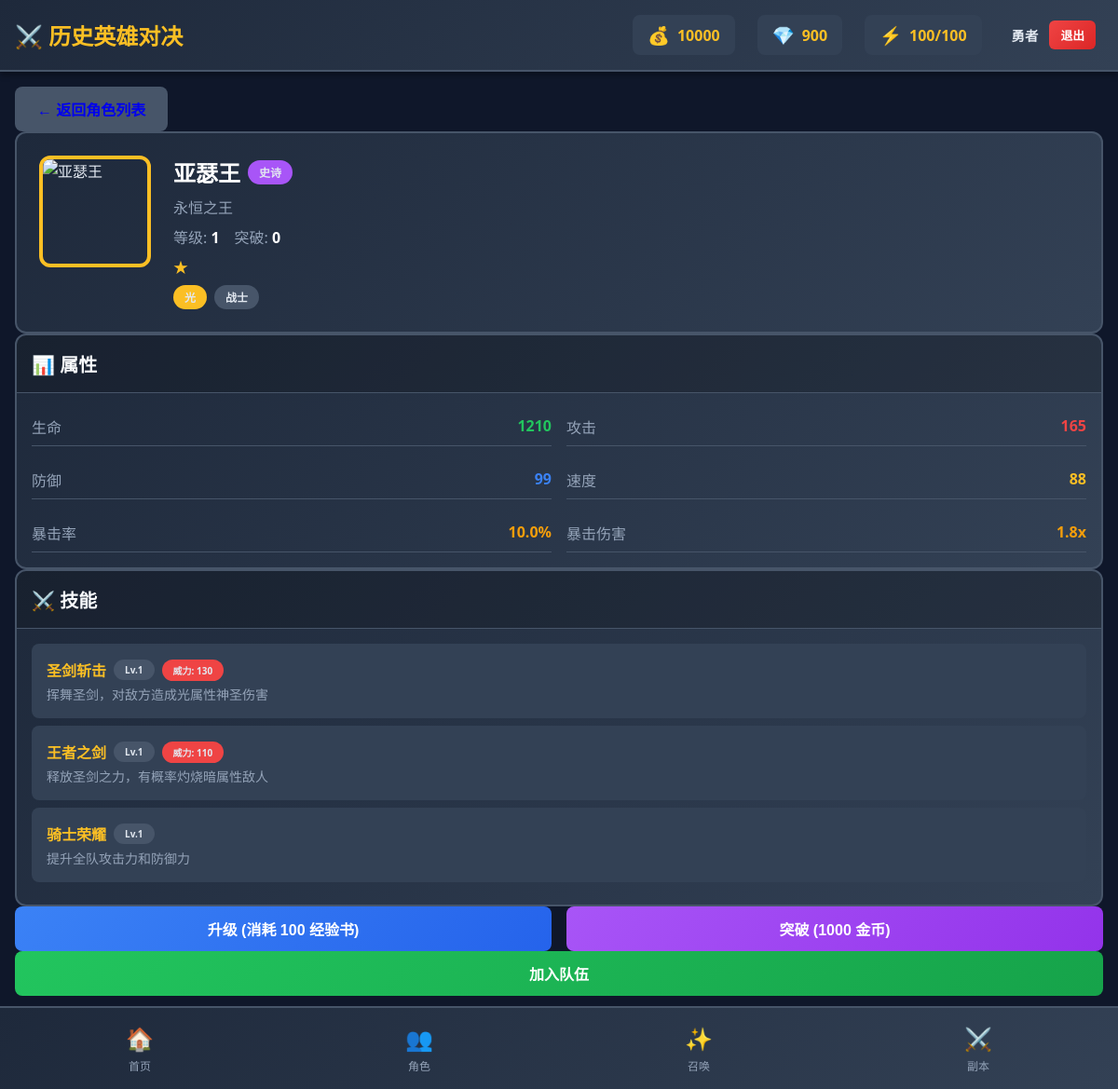
/character/1 (signed in), run on the app's committed database.
### models.py (models this page shows, shortened)
class Player(db.Model, UserMixin):
    __tablename__ = 'players'
    id = db.Column(db.Integer, primary_key=True, autoincrement=True)
    username = db.Column(db.String(64), unique=True, nullable=True, index=True)
    email = db.Column(db.String(120), unique=True, nullable=True, index=True)
    phone = db.Column(db.String(32), unique=True, nullable=True, index=True)
    password_hash = db.Column(db.String(256), nullable=True)
    name = db.Column(db.String(128), nullable=False, default='勇者')
    level = db.Column(db.Integer, nullable=False, default=1)
    exp = db.Column(db.Integer, nullable=False, default=0)
    exp_to_next = db.Column(db.Integer, nullable=False, default=100)
    gold = db.Column(db.Integer, nullable=False, default=10000)
    gems = db.Column(db.Integer, nullable=False, default=1000)
    exp_books = db.Column(db.Integer, nullable=False, default=0)
    summon_tickets = db.Column(db.Integer, nullable=False, default=10)
    energy = db.Column(db.Integer, nullable=False, default=100)
    max_energy = db.Column(db.Integer, nullable=False, default=100)
    last_energy_update = db.Column(db.DateTime, default=datetime.now)
    pity_count = db.Column(db.Integer, nullable=False, default=0)
    legendary_pity_count = db.Column(db.Integer, nullable=False, default=0)
    total_play_days = db.Column(db.Integer, nullable=False, default=1)
    last_login_date = db.Column(db.Date, default=date.today)
    created_at = db.Column(db.DateTime, default=datetime.now)
    updated_at = db.Column(db.DateTime, default=datetime.now, onupdate=datetime.now)
    characters = db.relationship('PlayerCharacter', backref='player', lazy='dynamic')
    team = db.relationship('PlayerTeam', backref='player', lazy='dynamic', order_by='PlayerTeam.slot')
    completed_stages = db.relationship('PlayerCompletedStage', backref='player', lazy='dynamic')
    daily_tasks = db.relationship('PlayerDailyTask', backref='player', lazy='dynamic')
    summon_history = db.relationship('SummonHistory', backref='player', lazy='dynamic')

### app.py (the view)
@app.route('/character/<int:instance_id>')
@login_required
def character_detail(instance_id):
    player = current_user
    char_instance = PlayerCharacter.query.get_or_404(instance_id)
    if char_instance.player_id != player.id:
        flash('无权查看该角色', 'error')
        return redirect(url_for('characters'))
    battle_char = get_battle_character(char_instance)
    if not battle_char:
        flash('角色不存在', 'error')
        return redirect(url_for('characters'))
    battle_char['instance_id'] = instance_id
    battle_char['breakthrough'] = char_instance.breakthrough
    is_in_team = any(t.character_instance_id == instance_id for t in player.team)
    return render_template('character_detail.html',
        player=player,
        character=battle_char,
        is_in_team=is_in_team,
        rarity_names=RARITY_NAMES,
        rarity_colors=RARITY_COLORS,
        element_names=ELEMENT_NAMES,
        element_colors=ELEMENT_COLORS,
        role_names=ROLE_NAMES
    )

### app.py (called while the page is built)
@login_manager.user_loader
def load_user(player_id):
    return Player.query.get(int(player_id))

def get_battle_character(character_instance):
    template = get_character_by_id(character_instance.character_id)
    if not template:
        return None
    stats = calculate_stats(
        template['stats'],
        character_instance.level,
        character_instance.stars,
        character_instance.breakthrough
    )
    return {
        'id': character_instance.id,
        'character_id': template['id'],
        'name': template['name'],
        'title': template['title'],
        'element': template['element'],
        'role_type': template['role_type'],
        'avatar': template['avatar'],
        'rarity': template['rarity'],
        'level': character_instance.level,
        'stars': character_instance.stars,
        'stats': stats,
        'current_stats': stats.copy(),
        'skills': template['skills']
    }

### game_data.py (called while the page is built)
def get_character_by_id(character_id):
    for char in ALL_CHARACTERS:
        if char['id'] == character_id:
            return char
    return None

def calculate_stats(base_stats, level, stars, breakthrough):
    level_multiplier = 1 + (level - 1) * 0.05
    star_multiplier = 1 + stars * 0.1
    breakthrough_multiplier = 1 + breakthrough * 0.15
    multiplier = level_multiplier * star_multiplier * breakthrough_multiplier
    return {
        'hp': int(base_stats['hp'] * multiplier),
        'max_hp': int(base_stats['hp'] * multiplier),
        'attack': int(base_stats['attack'] * multiplier),
        'defense': int(base_stats['defense'] * multiplier),
        'special_attack': int(base_stats.get('special_attack', base_stats['attack']) * multiplier),
        'special_defense': int(base_stats.get('special_defense', base_stats['defense']) * multiplier),
        'speed': int(base_stats['speed'] * multiplier),
        'crit_rate': base_stats.get('crit_rate', 0.05),
        'crit_damage': base_stats.get('crit_damage', 1.5)
    }

### templates/character_detail.html (shortened to what this page needs)
{% extends "base.html" %}
{% block content %}
<div class="space-y-4">
    <a href="{{ url_for('characters') }}" class="btn" style="background: #475569;">
        ← 返回角色列表
    </a>
    <div class="card">
        <div class="card-body" style="padding: 1.5rem;">
            <div style="display: flex; gap: 1.5rem; align-items: flex-start;">
                <div style="width: 120px; height: 120px; border-radius: 12px; overflow: hidden; border: 4px solid {{ element_colors[character.element] }};">
                    <img src="{{ character.avatar }}" alt="{{ character.name }}" style="width: 100%; height: 100%; object-fit: cover; object-position: top;">
                </div>
                <div style="flex: 1;">
                    <div style="display: flex; align-items: center; gap: 0.5rem; margin-bottom: 0.5rem;">
                        <h2 style="font-size: 1.5rem; font-weight: bold; color: white;">{{ character.name }}</h2>
                        <span class="badge bg-rarity-{{ character.rarity }}">{{ rarity_names[character.rarity] }}</span>
                    </div>
                    <p style="color: #94a3b8; margin-bottom: 0.5rem;">{{ character.title }}</p>
                    <div style="display: flex; gap: 1rem; margin-bottom: 0.5rem;">
                        <span style="color: #94a3b8;">等级: <span style="color: white; font-weight: bold;">{{ character.level }}</span></span>
                        <span style="color: #94a3b8;">突破: <span style="color: white; font-weight: bold;">{{ character.breakthrough }}</span></span>
                    </div>
                    <div style="color: #fbbf24; margin-bottom: 0.5rem;">
                        {% for i in range(character.stars) %}★{% endfor %}
                    </div>
                    <div style="display: flex; gap: 0.5rem;">
                        <span class="badge" style="background: {{ element_colors[character.element] }};">
                            {{ element_names[character.element] }}
                        </span>
                        <span class="badge" style="background: #475569;">
                            {{ role_names[character.role_type] }}
                        </span>
                    </div>
                </div>
            </div>
        </div>
    </div>
    <div class="card">
        <div class="card-header">
            <h3 class="card-title">📊 属性</h3>
        </div>
        <div class="card-body">
            <div class="grid grid-2">
                <div style="display: flex; justify-content: space-between; padding: 0.5rem 0; border-bottom: 1px solid #475569;">
                    <span style="color: #94a3b8;">生命</span>
                    <span style="color: #22c55e; font-weight: bold;">{{ character.stats.max_hp }}</span>
                </div>
                <div style="display: flex; justify-content: space-between; padding: 0.5rem 0; border-bottom: 1px solid #475569;">
                    <span style="color: #94a3b8;">攻击</span>
                    <span style="color: #ef4444; font-weight: bold;">{{ character.stats.attack }}</span>
                </div>
                <div style="display: flex; justify-content: space-between; padding: 0.5rem 0; border-bottom: 1px solid #475569;">
                    <span style="color: #94a3b8;">防御</span>
                    <span style="color: #3b82f6; font-weight: bold;">{{ character.stats.defense }}</span>
                </div>
                <div style="display: flex; justify-content: space-between; padding: 0.5rem 0; border-bottom: 1px solid #475569;">
                    <span style="color: #94a3b8;">速度</span>
                    <span style="color: #fbbf24; font-weight: bold;">{{ character.stats.speed }}</span>
                </div>
                <div style="display: flex; justify-content: space-between; padding: 0.5rem 0; border-bottom: 1px solid #475569;">
                    <span style="color: #94a3b8;">暴击率</span>
                    <span style="color: #f59e0b; font-weight: bold;">{{ (character.stats.crit_rate * 100)|round(1) }}%</span>
                </div>
                <div style="display: flex; justify-content: space-between; padding: 0.5rem 0; border-bottom: 1px solid #475569;">
                    <span style="color: #94a3b8;">暴击伤害</span>
                    <span style="color: #f59e0b; font-weight: bold;">{{ character.stats.crit_damage }}x</span>
                </div>
            </div>
        </div>
    </div>
    <div class="card">
        <div class="card-header">
            <h3 class="card-title">⚔️ 技能</h3>
        </div>
        <div class="card-body">
            {% for skill in character.skills %}
            <div style="padding: 1rem; background: #334155; border-radius: 8px; margin-bottom: 0.5rem;">
                <div style="display: flex; align-items: center; gap: 0.5rem; margin-bottom: 0.25rem;">
                    <span style="color: #fbbf24; font-weight: bold;">{{ skill.name }}</span>
                    <span class="badge" style="background: #475569; font-size: 0.625rem;">Lv.1</span>
                    {% if skill.power > 0 %}
                    <span class="badge" style="background: #ef4444; font-size: 0.625rem;">威力: {{ skill.power }}</span>
                    {% endif %}
                </div>
                <p style="font-size: 0.875rem; color: #94a3b8;">{{ skill.description }}</p>
            </div>
            {% endfor %}
        </div>
    </div>
    <div class="grid grid-2" style="gap: 1rem;">
        <button onclick="levelUp()" class="btn btn-primary btn-block">
            升级 (消耗 100 经验书)
        </button>
        <button onclick="breakthrough()" class="btn btn-purple btn-block"
                {% if character.breakthrough >= 5 %}disabled{% endif %}>
            突破 ({{ (character.breakthrough + 1) * 1000 }} 金币)
        </button>
    </div>
    <button onclick="toggleTeam()" class="btn btn-block {% if is_in_team %}btn-danger{% else %}btn-success{% endif %}">
        {% if is_in_team %}移出队伍{% else %}加入队伍{% endif %}
    </button>
</div>
{% endblock %}

### templates/base.html (shortened to what this page needs)
<!DOCTYPE html>
<html lang="zh-CN">
<head>
    <link rel="stylesheet" href="{{ url_for('static', filename='css/style.css') }}">
</head>
<body>
    {% if player %}
    <nav class="navbar">
        <div class="navbar-content">
            <a href="{{ url_for('index') }}" class="navbar-brand">
                ⚔️ 历史英雄对决
            </a>
            <div class="navbar-resources">
                <div class="resource-item">
                    <span class="resource-icon">💰</span>
                    <span class="resource-value">{{ player.gold }}</span>
                </div>
                <div class="resource-item">
                    <span class="resource-icon">💎</span>
                    <span class="resource-value">{{ player.gems }}</span>
                </div>
                <div class="resource-item">
                    <span class="resource-icon">⚡</span>
                    <span class="resource-value">{{ player.energy }}/{{ player.max_energy }}</span>
                </div>
                <div class="resource-item user-info">
                    <span class="user-name">{{ player.name }}</span>
                    <a href="{{ url_for('logout') }}" class="logout-btn" onclick="return confirm('确定要退出登录吗？')">退出</a>
                </div>
            </div>
        </div>
    </nav>
    {% endif %}
    <main class="main-content">
        {% block content %}{% endblock %}
    </main>
    {% if player %}
    <nav class="bottom-nav">
        <a href="{{ url_for('index') }}" class="nav-item {% if request.endpoint == 'index' %}active{% endif %}">
            <span class="nav-icon">🏠</span>
            <span class="nav-label">首页</span>
        </a>
        <a href="{{ url_for('characters') }}" class="nav-item {% if request.endpoint == 'characters' %}active{% endif %}">
            <span class="nav-icon">👥</span>
            <span class="nav-label">角色</span>
        </a>
        <a href="{{ url_for('summon') }}" class="nav-item {% if request.endpoint == 'summon' %}active{% endif %}">
            <span class="nav-icon">✨</span>
            <span class="nav-label">召唤</span>
        </a>
        <a href="{{ url_for('stages') }}" class="nav-item {% if request.endpoint == 'stages' %}active{% endif %}">
            <span class="nav-icon">⚔️</span>
            <span class="nav-label">副本</span>
        </a>
    </nav>
    {% endif %}
</body>
</html>

### static/css/style.css (style rules this page uses)
* { margin: 0; padding: 0; box-sizing: border-box; }
body { font-family: 'Segoe UI', Tahoma, Geneva, Verdana, sans-serif; background-color: #0f172a; color: #e2e8f0; min-height: 100vh; }
.navbar { background: linear-gradient(135deg, #1e293b 0%, #334155 100%); padding: 1rem; position: sticky; top: 0; z-index: 100; border-bottom: 2px solid #475569; box-shadow: 0 4px 6px rgba(0, 0, 0, 0.3); }
.navbar-content { max-width: 1200px; margin: 0 auto; display: flex; justify-content: space-between; align-items: center; }
.navbar-brand { font-size: 1.5rem; font-weight: bold; color: #fbbf24; text-decoration: none; display: flex; align-items: center; gap: 0.5rem; }
.navbar-resources { display: flex; gap: 1.5rem; }
.resource-item { display: flex; align-items: center; gap: 0.5rem; background: #334155; padding: 0.5rem 1rem; border-radius: 8px; }
.resource-icon { font-size: 1.2rem; }
.resource-value { font-weight: bold; color: #fbbf24; }
.user-info { display: flex; align-items: center; gap: 0.75rem; background: transparent; padding: 0.25rem 0.5rem; }
.user-name { color: #e2e8f0; font-weight: 600; font-size: 0.9rem; }
.logout-btn { background: linear-gradient(135deg, #ef4444 0%, #dc2626 100%); color: white; padding: 0.35rem 0.75rem; border-radius: 6px; text-decoration: none; font-size: 0.8rem; font-weight: 600; transition: all 0.2s; }
.bottom-nav { position: fixed; bottom: 0; left: 0; right: 0; background: linear-gradient(135deg, #1e293b 0%, #334155 100%); border-top: 2px solid #475569; display: flex; justify-content: space-around; padding: 0.5rem 0; z-index: 100; }
.nav-item { display: flex; flex-direction: column; align-items: center; padding: 0.5rem 1rem; text-decoration: none; color: #94a3b8; transition: all 0.3s; }
.nav-icon { font-size: 1.5rem; }
.nav-label { font-size: 0.75rem; margin-top: 0.25rem; }
.main-content { max-width: 1200px; margin: 0 auto; padding: 1rem; padding-bottom: 100px; }
.card { background: linear-gradient(135deg, #1e293b 0%, #334155 100%); border: 2px solid #475569; border-radius: 12px; overflow: hidden; transition: transform 0.3s, box-shadow 0.3s; }
.card-header { padding: 1rem; border-bottom: 1px solid #475569; background: rgba(0, 0, 0, 0.2); }
.card-title { font-size: 1.25rem; font-weight: bold; color: #f8fafc; }
.card-body { padding: 1rem; }
.btn { display: inline-flex; align-items: center; justify-content: center; padding: 0.75rem 1.5rem; font-size: 1rem; font-weight: 600; border: none; border-radius: 8px; cursor: pointer; transition: all 0.3s; text-decoration: none; }
.btn-primary { background: linear-gradient(135deg, #3b82f6 0%, #2563eb 100%); color: white; }
.btn-success { background: linear-gradient(135deg, #22c55e 0%, #16a34a 100%); color: white; }
.btn-purple { background: linear-gradient(135deg, #a855f7 0%, #9333ea 100%); color: white; }
.btn-block { width: 100%; }
.badge { display: inline-block; padding: 0.25rem 0.75rem; font-size: 0.75rem; font-weight: 600; border-radius: 9999px; }
.grid { display: grid; gap: 1rem; }
.grid-2 { grid-template-columns: repeat(2, 1fr); }

### data on the page
Player: gold "10000", gems "900", energy "100", max_energy "100", name "勇者"

### other printed values
{{ character.name }} "亚瑟王"
{{ rarity_names[character.rarity] }} "史诗"
{{ character.title }} "永恒之王"
{{ character.level }} "1"
{{ character.breakthrough }} "0"
{{ element_names[character.element] }} "光"
{{ role_names[character.role_type] }} "战士"
{{ character.stats.max_hp }} "1210"
{{ character.stats.attack }} "165"
{{ character.stats.defense }} "99"
{{ character.stats.speed }} "88"
{{ (character.stats.crit_rate * 100)|round(1) }} "10.0"
{{ character.stats.crit_damage }} "1.8"
{{ skill.name }} "圣剑斩击" "王者之剑" "骑士荣耀"
{{ skill.power }} "130" "110"
